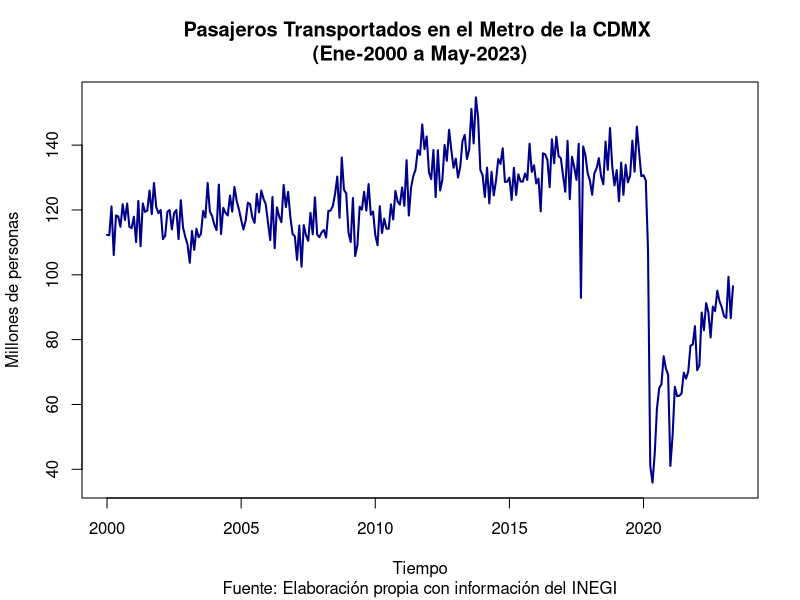
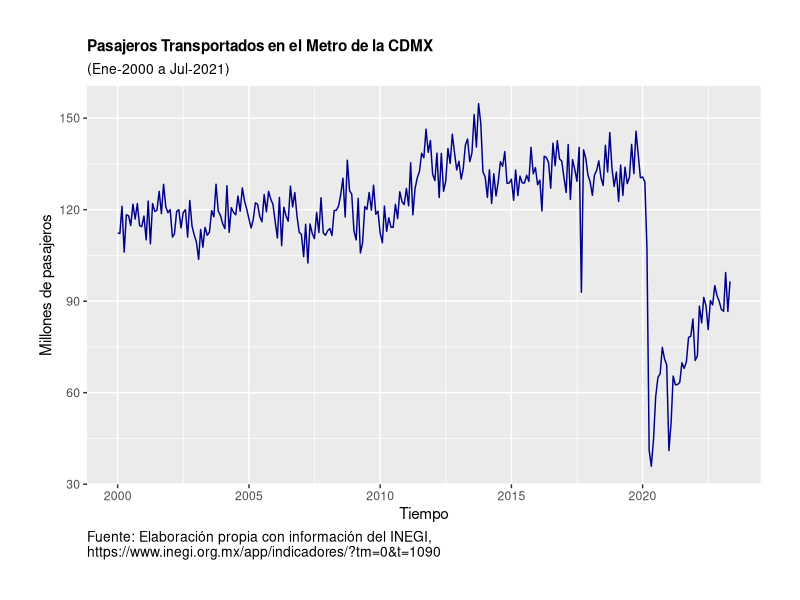
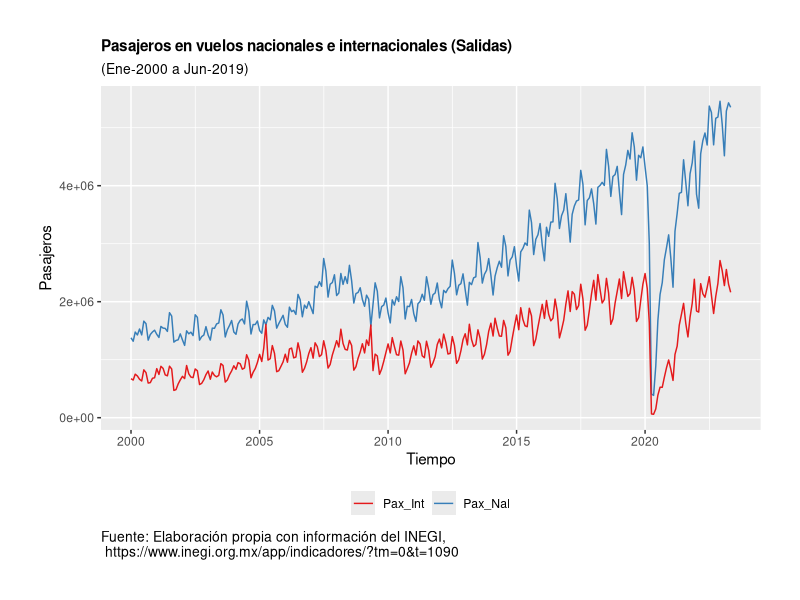
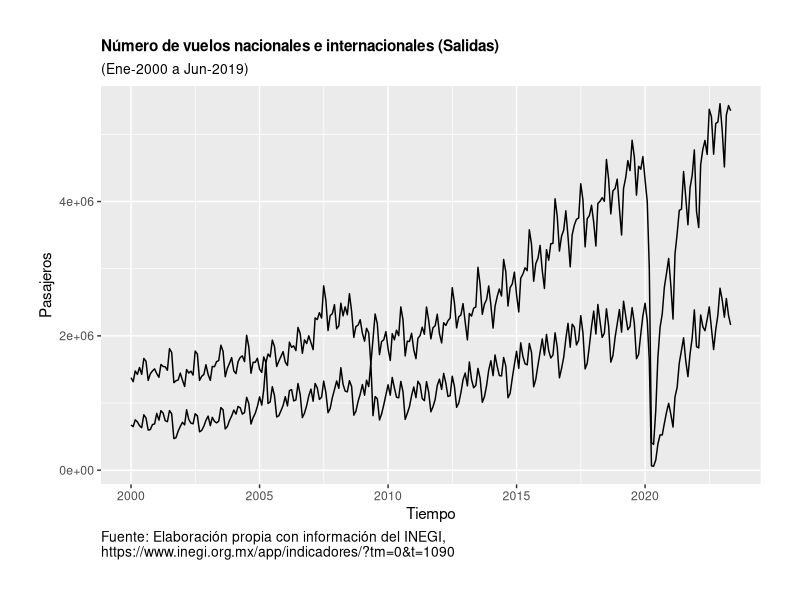
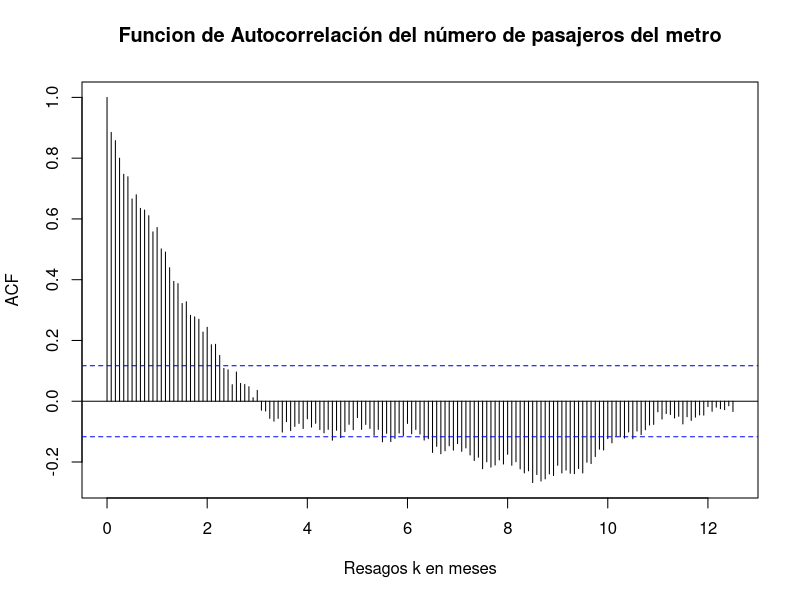
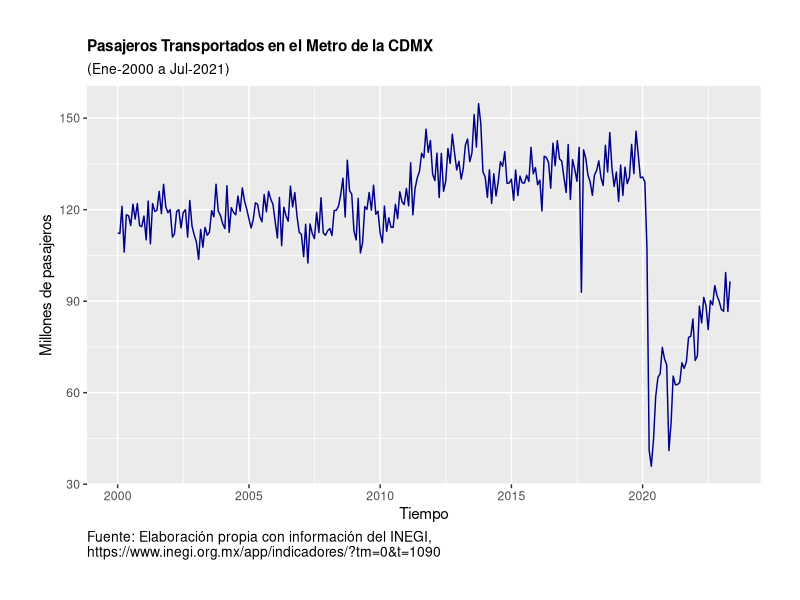

These figures' R source, in order:
## ---- chunk 1
knitr::opts_chunk$set(echo = TRUE)

#install.packages("ggplot2")
#install.packages("dplyr")
#install.packages("readxl")
# 
library(ggplot2)
library(dplyr)
library(readxl)

## ---- chunk 2

Datos <- read_excel("Base_Transporte.xlsx", sheet = "Datos", col_names = TRUE)

head(Datos)

## ---- chunk 3

#View(Datos)

names(Datos)

tail(Datos)

str(Datos)

dim(Datos)

Datos[ , 2]

Datos[5 , ]

Datos[c(2:259) , 2]

Datos[ , c(2:6)]

Datos[ , c(2, 3, 4, 5, 6)]

Datos[c("Pax_Nal", "Pax_Int", "Vue_Nal", "Vue_Int")]

## ---- chunk 4

summary( Datos[ ,c(2:6)] )

Resumen1 <- summary(Datos[ ,c(2:6)])

Resumen1

## ---- chunk 5

Pax_Metro <- ts(Datos$Pax_Metro, 
                start = 2000, 
                freq = 12)

## ---- chunk 6

Dat_Aereo <- ts(Datos[c("Pax_Nal", "Pax_Int", "Vue_Nal", "Vue_Int")], 
                start = 2000, 
                freq = 12)

## ---- chunk 7

plot(Pax_Metro, 
     col = "darkblue", 
     xlab = "Tiempo",  
     type = "l", lwd = 2,
     ylab = "Millones de personas",
     main = "Pasajeros Transportados en el Metro de la CDMX \n(Ene-2000 a May-2023)",
     sub = "Fuente: Elaboración propia con información del INEGI")

## ---- chunk 8

ggplot(data = Datos, aes(x = Periodo, y = Pax_Metro)) + 
  geom_line(linewidth = 0.5, color = "darkblue") +
  #geom_point(size = 1.0, color = "darkblue") + 
  #theme_bw() + 
  xlab("Tiempo") + 
  ylab("Millones de pasajeros") + 
  theme(plot.title = element_text(size = 11, face = "bold", hjust = 0)) + 
  theme(plot.subtitle = element_text(size = 10, hjust = 0)) + 
  theme(plot.caption = element_text(size = 10, hjust = 0)) +
  theme(plot.margin = unit(c(1,1,1,1), "cm")) +
  labs(
    title = "Pasajeros Transportados en el Metro de la CDMX",
    subtitle = "(Ene-2000 a Jul-2021)",
    caption = "Fuente: Elaboración propia con información del INEGI, \nhttps://www.inegi.org.mx/app/indicadores/?tm=0&t=1090"
  )
#
ggsave("Pax_Metro.png", width = 20, height = 15, units = "cm")

## ---- chunk 9

ggplot(data = Datos, aes(x = Periodo)) +
  geom_line(aes(y = Pax_Nal, color = "Pax_Nal")) +
  geom_line(aes(y = Pax_Int, color = "Pax_Int")) +
  scale_color_brewer(type = "qual", palette = 6) +
  #theme_bw() + 
  theme(legend.position = "bottom") +
  theme(legend.title = element_blank()) +
  guides(col = guide_legend(nrow = 1, byrow = TRUE)) + 
  xlab("Tiempo") + 
  ylab("Pasajeros") + 
  theme(plot.title = element_text(size = 11, face = "bold", hjust = 0)) + 
  theme(plot.subtitle = element_text(size = 10, hjust = 0)) + 
  theme(plot.caption = element_text(size = 10, hjust = 0)) +
  theme(plot.margin = unit(c(1,1,1,1), "cm")) +
  labs(
    title = "Pasajeros en vuelos nacionales e internacionales (Salidas)",
    subtitle = "(Ene-2000 a Jun-2019)",
    caption = "Fuente: Elaboración propia con información del INEGI, \n https://www.inegi.org.mx/app/indicadores/?tm=0&t=1090" )

## ---- chunk 10

ggplot(data = Datos, aes(x = Periodo)) +
  geom_line(aes(y = Pax_Nal, color = )) +
  geom_line(aes(y = Pax_Int, color = )) +
  scale_color_brewer(type = "qual", palette = 6) +
  #theme_bw() +
  theme(legend.position = "bottom") +
  theme(legend.title = element_blank()) +
  guides(col = guide_legend(nrow = 1, byrow = TRUE)) +
  xlab("Tiempo") +
  ylab("Pasajeros") +
  theme(plot.title = element_text(size = 11, face = "bold", hjust = 0)) +
  theme(plot.subtitle = element_text(size = 10, hjust = 0)) +
  theme(plot.caption = element_text(size = 10, hjust = 0)) +
  theme(plot.margin = unit(c(1,1,1,1), "cm")) +
  labs(
    title = "Número de vuelos nacionales e internacionales (Salidas)",
    subtitle = "(Ene-2000 a Jun-2019)",
    caption = "Fuente: Elaboración propia con información del INEGI, \nhttps://www.inegi.org.mx/app/indicadores/?tm=0&t=1090"
  )

## ---- chunk 11

Tabla_Pax_Metro <- data.frame(matrix(c("Media", 
                                      "Varianza", 
                                      "Covarianza (t, t - 1)", 
                                      "Covarianza (t, t - 2)", 
                                      "Covarianza (t, t - 3)", 
                                      "Autocorrelacion(1)", 
                                      "Autocorrelacion(2)", 
                                      "Autocorrelacion(3)", 
                                      "Q(1)", 
                                      "Q(3)*"), 
                                    nrow = 10, 
                                    ncol = 1) )

#
Tabla_Pax_Metro

## ---- chunk 12

names(Tabla_Pax_Metro)

names(Tabla_Pax_Metro) <- c("Estadística")

Tabla_Pax_Metro

## ---- chunk 13


Tabla_Pax_Metro$Valor <- 0

Tabla_Pax_Metro

## ---- chunk 14

Tabla_Pax_Metro[1, 2] <- round(mean(Pax_Metro), digits = 2)
Tabla_Pax_Metro[2, 2] <- round(var(Pax_Metro), digits = 2)
Tabla_Pax_Metro[3, 2] <- round(cov(Pax_Metro[2:281], Pax_Metro[1:280]), digits = 2)
Tabla_Pax_Metro[4, 2] <- round(cov(Pax_Metro[3:281], Pax_Metro[1:279]), digits = 2)
Tabla_Pax_Metro[5, 2] <- round(cov(Pax_Metro[4:281], Pax_Metro[1:278]), digits = 2)
Tabla_Pax_Metro[6, 2] <- round(Tabla_Pax_Metro[3, 2]/Tabla_Pax_Metro[2, 2], digits = 2)
Tabla_Pax_Metro[7, 2] <- round(Tabla_Pax_Metro[4, 2]/Tabla_Pax_Metro[2, 2], digits = 2)
Tabla_Pax_Metro[8, 2] <- round(Tabla_Pax_Metro[5, 2]/Tabla_Pax_Metro[2, 2], digits = 2)
Tabla_Pax_Metro[9, 2] <- round(281*(Tabla_Pax_Metro[6, 2]^2), digits = 2)
Tabla_Pax_Metro[10, 2] <- round(281*(Tabla_Pax_Metro[6, 2]^2 +
                               Tabla_Pax_Metro[7, 2]^2 +
                               Tabla_Pax_Metro[8, 2]^2), digits = 2)

#
Tabla_Pax_Metro

## ---- chunk 15

acf(Pax_Metro, 
    lag.max = 150, 
    xlab = 'Resagos k en meses', 
    main="Funcion de Autocorrelación del número de pasajeros del metro")

## ---- chunk 16

Box.test(Pax_Metro, lag = 1)

